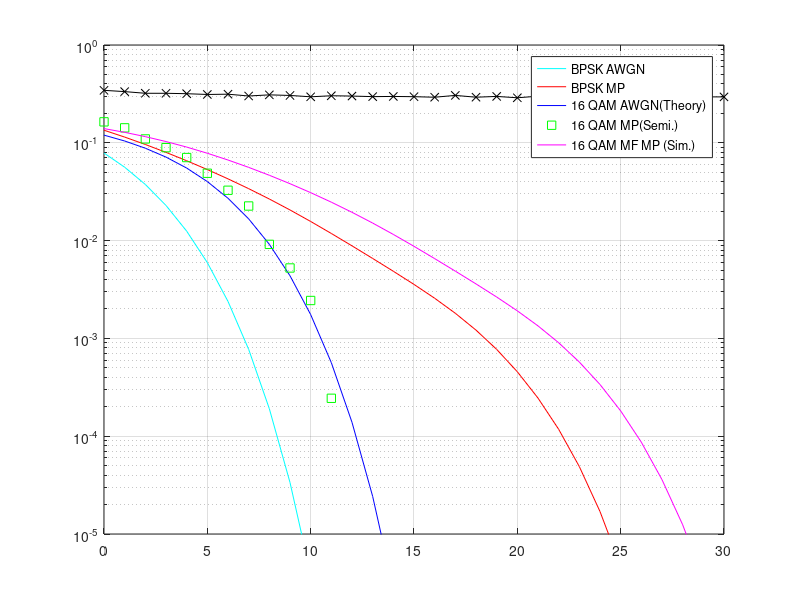

Reproduce this figure in MATLAB.
clear, clc, close all
tic
%===Simulation parameter definitions===
M=16;% M for 16 QAM
symbol_bits=log2(M);% 4 bits for a symbol in 16 QAM
nsymbol=2048;% Define 2048 symbols
ncarrier=2048;% Define 128 carriers
cp_length=16;% Length of Cyclic Prefix
SNR=0:1:42;% multipath SNR(dB)
SNR_lin=10.^(SNR/10);% multipath linear SNR
C=[-3+3j -3+1j -3-3j -3-1j -1+3j -1+1j -1-3j -1-1j 1+3j 1+1j 1-3j 1-1j 3+3j 3+1j 3-3j 3-1j];% Graycode rule
Es=sum(abs(C).^2)/M;% average power of symbol
Eb=Es/symbol_bits;
N0=Eb./SNR_lin;
sigma=sqrt(N0/2);
%---Channel Energy Normalization---
P=[0 -0.9 -4.9 -8 -7.8 -23.9];
h_l=sqrt(10.^(P/10));
U=sqrt(sum(abs(h_l).^2));
hl=h_l./U;
H=[hl(1),zeros(1,1),hl(2),zeros(1,6),hl(3),zeros(1,4),hl(4),zeros(1,11),hl(5),zeros(1,15),hl(6)];
Hk=fft(H,2048);

%===Semianalyical BER===
%---BPSK in multipath---
BER_BPSK_MP_symbol=zeros(1,ncarrier);
BER_BPSK_MP=zeros(1,length(SNR));
for mm=1:length(SNR)
    BER_BPSK_MP_symbol=qfunc(sqrt(2*SNR_lin(mm)*(abs(Hk).^2)));
    BER_BPSK_MP(mm)=sum(BER_BPSK_MP_symbol)/ncarrier;
end
%---BPSK AWGN---
BER_BPSK_AWGN=qfunc(sqrt(2*SNR_lin));
%---16QAM in multipath---
BER_16QAM_MP_symbol=zeros(1,ncarrier);
BER_16QAM_MP=zeros(1,length(SNR));
for kk=1:length(SNR)
    BER_16QAM_MP_symbol=qfunc(sqrt(3*symbol_bits/(M-1)*SNR_lin(kk)*abs(Hk).^2));
    BER_16QAM_MP(kk)=2*(1-1/sqrt(M))*sum(BER_16QAM_MP_symbol)/ncarrier;
end
Pm_MP=1-(1-BER_16QAM_MP).^2;
Pb_MP=Pm_MP./symbol_bits;
%---16QAM AWGN---
BER_16QAM_AWGN=zeros(1,length(SNR));
for oo=1:length(SNR)
    P_sqrtM = 2*(1-1./sqrt(M))*qfunc(sqrt(3*symbol_bits/(M-1)*SNR_lin(oo)));
    P_M = 1-(1-P_sqrtM).^2;
    BER_16QAM_AWGN(oo) = P_M/symbol_bits;
end

%===Simulation===
%---define the size of variables---
ber_sim_16qam_awgn=zeros(1,length(SNR));
ber_sim_16qam_mp=zeros(1,length(SNR));
zf=[];
for m=1:length(SNR)
    total_errors_awgn=0;
    total_errors_mp=0;
    %===Tx===
    %---16QAM modulation---
    tx=randi([0 M-1],1,nsymbol);
    Dn_16qam_mod=C(tx+1);
    %---ifft---
    Dn_time=ifft(Dn_16qam_mod)*sqrt(nsymbol);
    %---Insert Cyclic Prefix---
    xn=[Dn_time(1,nsymbol-cp_length+1:end),Dn_time];
    
    %===Channel===
    %---AWGN Config---
    [yn,zf]=filter(H,1,xn,zf);
    awgn_noise=sigma(m)*(randn(1,nsymbol+cp_length)+1i*randn(1,nsymbol+cp_length));
    %---Add AWGN---
    signal_awgn=xn+awgn_noise;
    signal_mp=yn+awgn_noise;
    
    %===Rx===
    %---Remove Cyclic Prefix---
    rx_cp_awgn=signal_awgn(:,cp_length+1:end);
    rx_cp_mp=signal_mp(:,cp_length+1:end);
    %---fft---
    rx_signal_freq_awgn=fft(rx_cp_awgn)/sqrt(nsymbol);
    rx_signal_freq_mp=fft(rx_cp_mp)/sqrt(nsymbol);
    %---16QAM Demodulation---
    C_Dk_awgn=zeros(1,M);
    C_Dk_mp=zeros(1,M);
    rx_awgn=zeros(1,nsymbol);
    rx_mp=zeros(1,nsymbol);
    for l =1:nsymbol
        C_Dk_awgn = sqrt(abs(C-rx_signal_freq_awgn(l)).^2);
        C_Dk_mp = sqrt(abs(C-rx_signal_freq_mp(l)).^2);
        [a,index_awgn] = min(C_Dk_awgn);
        [b,index_mp] = min(C_Dk_mp);
        rx_awgn(l) = index_awgn-1;
        rx_mp(l) = index_mp-1;
    end
    
    %===Compute BER===
    bit_errors_awgn=biterr(rx_awgn,tx);
    bit_errors_mp=biterr(rx_mp,tx);
    total_errors_awgn=total_errors_awgn+bit_errors_awgn;
    total_errors_mp=total_errors_mp+bit_errors_mp;
    ber_sim_16qam_awgn(m)=total_errors_awgn/nsymbol/symbol_bits;
    ber_sim_16qam_mp(m)=total_errors_mp/nsymbol/symbol_bits;
    toc
end

%===plot results===
figure()
semilogy(SNR,BER_BPSK_AWGN,'c-',SNR,BER_BPSK_MP,'r-',SNR,BER_16QAM_AWGN,'b-',SNR,ber_sim_16qam_awgn,'gs',SNR,Pb_MP,'m-',SNR,ber_sim_16qam_mp,'x-k');
legend('BPSK AWGN','BPSK MP','16 QAM AWGN(Theory)','16 QAM MP(Semi.)','16 QAM MF MP (Sim.)');
ylim([1e-5 1]);
xlim([0 30]);
grid on;

%===Save results===
save lab7_multipath_results;
